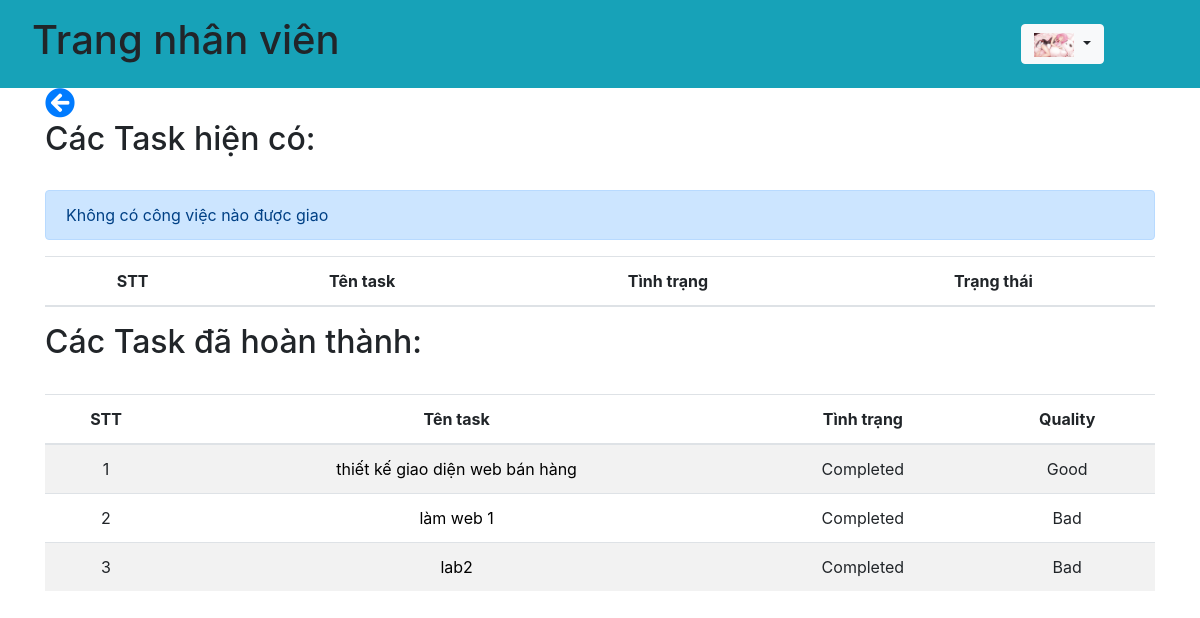
The page /api/taskNV.php (signed in) on the database its author committed.
### tables this page shows
CREATE TABLE `nhanvien` (
  `id` int(11) NOT NULL,
  `name` varchar(100) NOT NULL,
  `username` varchar(50) NOT NULL,
  `password` varchar(100) NOT NULL,
  `maPB` varchar(50) NOT NULL,
  `chucvu` varchar(100) NOT NULL,
  `image` varchar(50) NOT NULL,
  `tongngaynghi` int(11) NOT NULL,
  `duocnghi` int(11) NOT NULL,
  `status` int(11) NOT NULL,
  `cmnd` varchar(20) NOT NULL,
  `email` varchar(50) NOT NULL,
  `sdt` int(11) NOT NULL,
  `diachi` varchar(100) NOT NULL
);

CREATE TABLE `task` (
  `id` int(11) NOT NULL,
  `tenTask` varchar(100) NOT NULL,
  `descTask` varchar(100) NOT NULL,
  `nhanvien` varchar(100) NOT NULL,
  `maPB` varchar(50) NOT NULL,
  `deadline` date NOT NULL,
  `fileTask` varchar(100) NOT NULL,
  `status` varchar(100) NOT NULL,
  `quality` varchar(100) NOT NULL
);

### db.php (called while the page is built, shortened)
<?php
    function open_database(){
        $conn = mysqli_connect(host, username, password, db);
        return $conn;
    }
    function get_info_nhanvien($username){
        $conn = open_database();
        $sql = "SELECT * FROM nhanvien WHERE username = ?";
        $stmt = $conn->prepare($sql);
        $stmt->bind_param("s", $username);
        if(!$stmt->execute()){
            return array('code' => 1, 'message' =>'Cannot execute query');
        }
        $result = $stmt->get_result();
        $data = $result->fetch_assoc();
        return array('code' => 0, 'message' =>'', 'data' => $data);
    }
    function check_truong_phong($name, $maPB){
        $conn = open_database();
        $chucvu = "trưởng phòng";
        $sql = "select * from nhanvien where name = ? and maPB = ? and chucvu = ?";
        $stmt = $conn->prepare($sql);
        $stmt->bind_param('sss', $name, $maPB, $chucvu);
        if(!$stmt->execute()){
            return array('code'=>1, 'message'=>'cannot execute command');
        }
        $result = $stmt->get_result();
        if($result->num_rows == 0){
            return false;
        }
        return true;
    }
    function get_task_by_nhan_vien($name, $maPB){
        $conn = open_database();
        $sql = "select * from task where nhanvien = ? and maPB = ? and status !='Completed'";
        $stmt = $conn->prepare($sql);
        $stmt->bind_param('ss', $name, $maPB);
        if(!$stmt->execute()){
            return array('code'=>1, 'message'=>'cannot execute message');
        }
        $result = $stmt->get_result();
        if($result->num_rows == 0){
            return array('code'=>2, 'message'=>'Không có công việc nào được giao');
        }
        return array('code'=>0, 'message'=>'', 'data'=>$data);
    }
    function get_task_completed_by_nhanvien($name, $maPB, $status){
        $conn = open_database();
        $sql = "select * from task where nhanvien = ? and maPB = ? and status = ?";
        $stmt = $conn->prepare($sql);
        $stmt->bind_param('sss', $name, $maPB, $status);
        if(!$stmt->execute()){
            return array('code'=>1, 'message'=>'cannot execute message');
        }
        $result = $stmt->get_result();
        while ($row = $result->fetch_assoc()){
            $data[] = $row;
        }
        return array('code'=>0, 'message'=>'', 'data'=>$data);
    }
?>

### api/taskNV.php (the view, shortened to what this page needs)
<?php
    require_once('../db.php');
    $username = $_SESSION["username"];
    $result = get_info_nhanvien($username);
    if($result['code'] == 0){
        $data = $result['data'];
    }
?>
<!DOCTYPE html>
<html lang="en">
<head>
    <link rel="stylesheet" href="https://maxcdn.bootstrapcdn.com/bootstrap/4.5.2/css/bootstrap.min.css">
    <link rel="stylesheet" href="https://use.fontawesome.com/releases/v5.15.4/css/all.css">
</head>
<body>
    <nav class="navbar navbar-expand-sm bg-info justify-content-between">
        <div class="nav-item">
            <h1 class="nav-link">Trang nhân viên</h1>
        </div>
        <div class="nav-item">
            <div class="dropdown">
                <button type="button" class="btn btn-light dropdown-toggle" data-toggle="dropdown">
                <img src="<?= $data['image'] ?>" alt="Hinh dai dien" style="max-width: 40px;">
                </button>
            </div>
        </div>
    </nav>
    <?php
    if(check_truong_phong($data['name'], $data['maPB']) == false){
        $nameOfNv = $data['name'];
        $maPBOfNv = $data['maPB'];
        ?>
        <div class="container">
        <a style="text-decoreation: none;" href="../admin.php"><i class="fas fa-arrow-circle-left"></i></a>
        <h2>Các Task hiện có: </h2>
        <br>
        <div class="table-responsive">
            <table class="table table-lg table-striped text-center">
                <thead>
                <tr>
                    <th>STT</th>
                    <th>Tên task </th>
                    <th>Tình trạng</th>
                    <th>Trạng thái</th>
                </tr>
                </thead>
                <tbody>
                <?php
                    $stt = 1;
                    $resultList = get_task_by_nhan_vien($nameOfNv, $maPBOfNv);
                    if($resultList['code'] == 0){
                        $dataOfTask = $resultList['data'];
                        if(count($dataOfTask) > 0 && is_array($dataOfTask)){
                            foreach ($dataOfTask as $row1) {
                                ?>
                                <tr>
                                    <td><?=$stt?></td>
                                    <td><a style="text-decoration: none; color: black;" href="../chiTietTask.php?tenTask=<?=$row1['tenTask']?>"><?=$row1['tenTask']?></a></td>
                                    <td><?=$row1['status']?></td>
                                    <td>
                                        <?php
                                            if($row1['status'] == "New"){
                                                ?>
                                                    <form method="post">
                                                        <input type="hidden" name="nameTask" value="<?=$row1['tenTask']?>">
                                                        <input class="btn btn-primary" name="startDo" type="submit" value="Start">
                                                    </form>
                                                <?php
                                            }else{
                                                ?>
                                                    <p>No Thing To Do</p>
                                                <?php
                                            }
                                        ?>
                                    </td>
                                </tr>
                                <?php
                                $stt += 1;
                            }
                        }
                    }else{
                        ?>
                            <div class="alert alert-primary"><?php echo $resultList['message']?></div>
                        <?php
                    }
                ?>
                </tbody>
            </table>
        </div>
        <h2>Các Task đã hoàn thành: </h2>
        <br>
        <div class="table-responsive">
            <table class="table table-lg table-striped text-center">
                <thead>
                <tr>
                    <th>STT</th>
                    <th>Tên task </th>
                    <th>Tình trạng</th>
                    <th>Quality</th>
                </tr>
                </thead>
                <tbody>
                <?php
                    $stt = 1;
                    $resultList = get_task_completed_by_nhanvien($data['name'], $data['maPB'], "Completed");
                    if($resultList['code'] == 0){
                        $dataOfTask = $resultList['data'];
                        foreach ($dataOfTask as $row1) {
                            ?>
                            <tr>
                                <td><?=$stt?></td>
                                <td><a style="text-decoration: none; color: black;" href="../chiTietTask.php?tenTask=<?=$row1['tenTask']?>"><?=$row1['tenTask']?></a></td>
                                <td><?=$row1['status']?></td>
                                <td><?=$row1['quality']?></td>
                            </tr>
                            <?php
                            $stt += 1;
                        }
                    }else{
                        ?>
                            <div class="alert alert-primary"><?php echo $resultList['message']?></div>
                        <?php
                    }
                ?>
                </tbody>
            </table>
        </div>
        <?php
    }
    ?>
    </div>
</body>
</html>

### api/taskNV.php (style rules this page uses)
.nav-item .dropdown { margin-right: 80px; }
a i { font-size: 30px; }

### rows shown on the page
nhanvien: image (picture)
task: tenTask "thiết kế giao diện web bán hàng", status "Completed", quality "Good"
task: tenTask "làm web 1", status "Completed", quality "Bad"
task: tenTask "lab2", status "Completed", quality "Bad"

### other values the page prints
$resultList['message'] "Không có công việc nào được giao"
